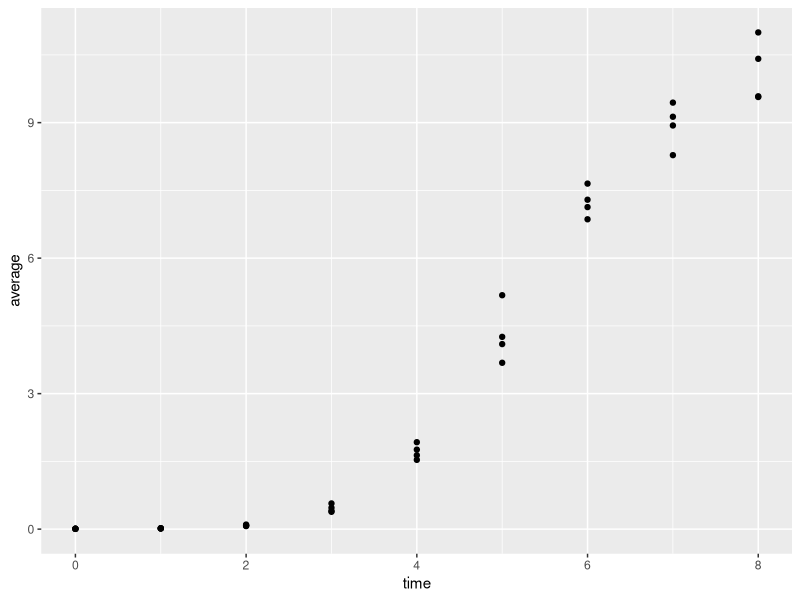
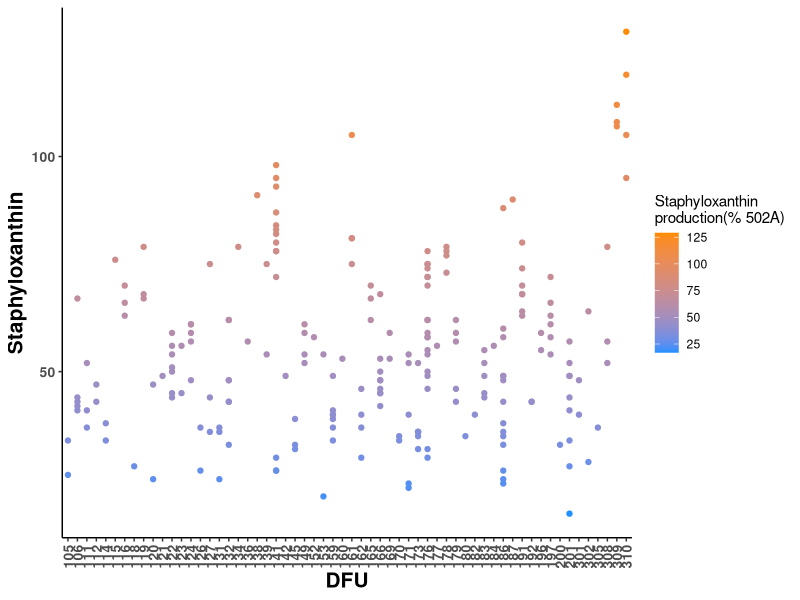
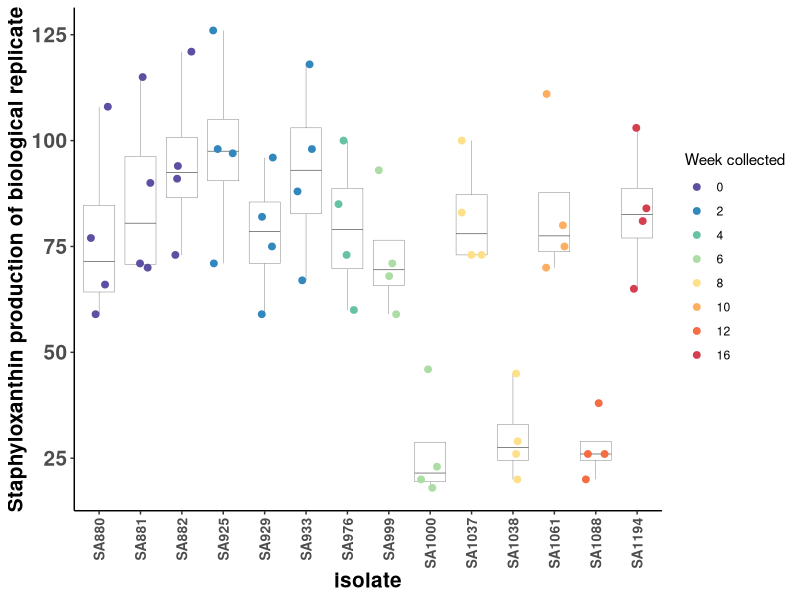
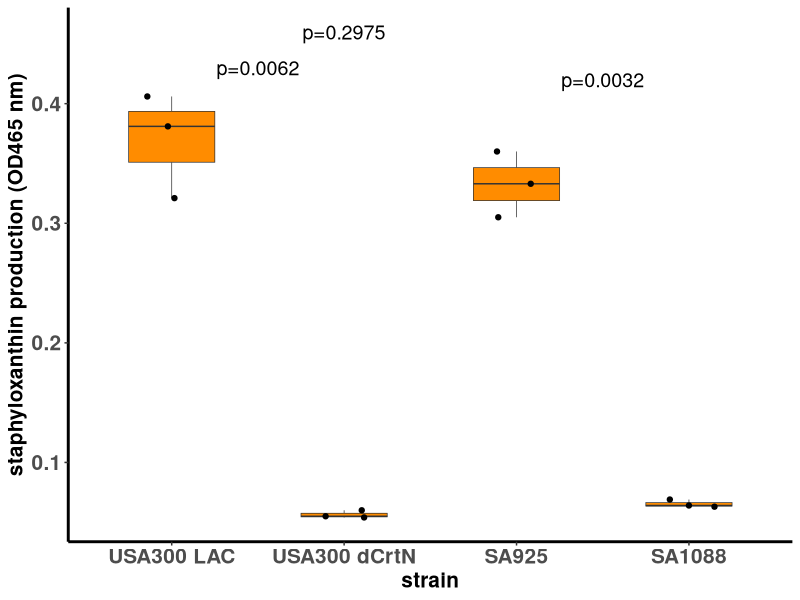
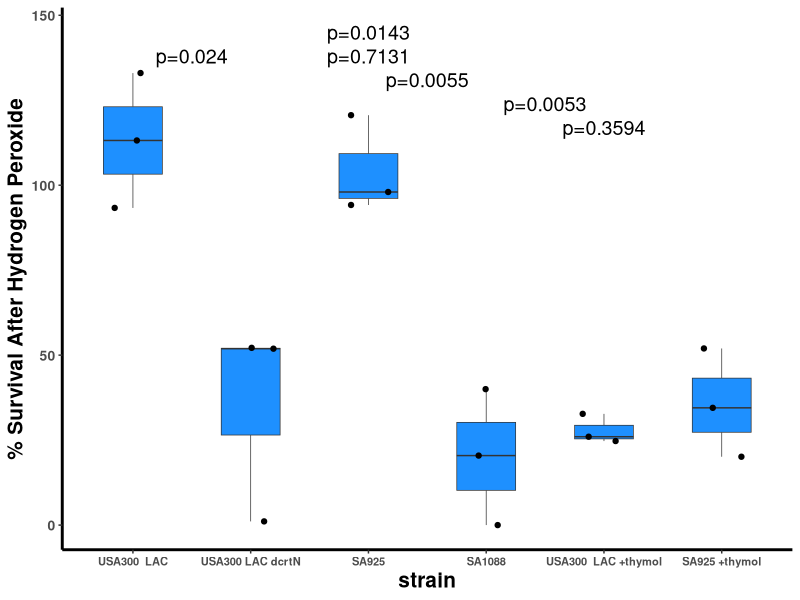
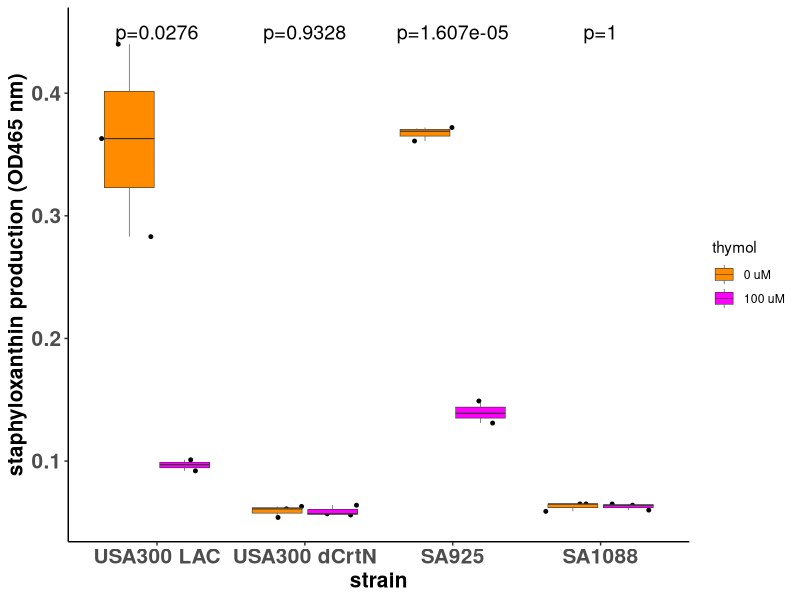
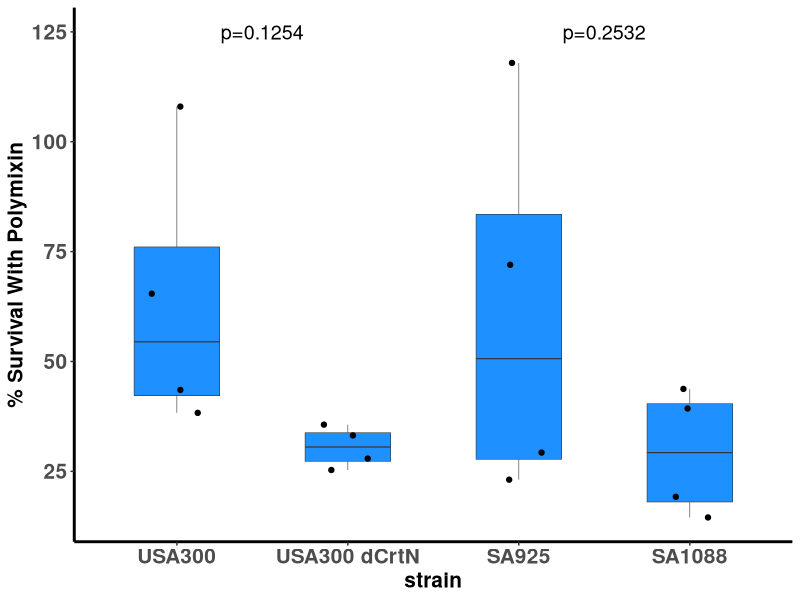
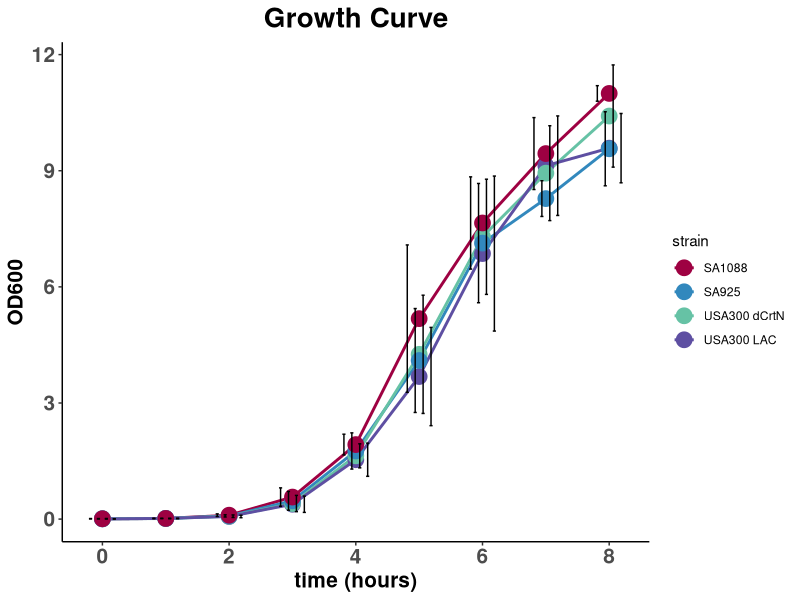

The R script that drew these images, in order:
# Figure 2 code for Staphyloxanthin paper
# Based on ARM and AEC's code 

library("ggplot2")
library("gridExtra")
library("dplyr")
library("RColorBrewer")
library("forcats")
library("ggpubr")


# Read in data
####################

# Replicate phenotype averages by patient, isolate, healing outcome
FullData  <-  read.csv("Data/InVitroData/staphyloxanthin_paper_updated.csv")

# Staphyloxanthin measures with replicates, 
patient141 <-read.csv("Data/InVitroData/patient_141_staphyloxanthin.csv")

# Staphyloxanthin measures for SA1088, SA925, USA300 LAC, delta-crtN-LAC 
StaphyloxanthinTestStrains =read.csv("Data/InVitroData/staphyloxanthin_by_strain.csv")

# Strain survival with hydrogen peroxide exposure, thymol inhibition 
StrainsH202 = read.csv("Data/InVitroData/hydrogenperoxide_survival_strain.csv")

# Strains staphyloxanthin thymol
StrainsThymolXanthin = read.csv("Data/InVitroData/staphyloxanthin_thymol.csv")

# Strains surival with polymixin 
StrainsPolymixin = read.csv("Data/InVitroData/polymixin_strain.csv")


# Figure 2A
###########
Staphyloxanthin_by_patient = ggplot(data=FullData, aes(x=factor(patient), y=staphyloxanthin, color=staphyloxanthin))+
  scale_color_gradient(low = "dodgerblue", high = "darkorange")+geom_point()+
 theme_classic()+
  theme(plot.title = element_text(hjust = 0.5, face="bold", size=20), 
  axis.title.x = element_text(face="bold",size=15), 
  axis.title.y = element_text(face="bold",size=15),
  axis.text.y = element_text(face="bold",size=10),
  axis.text.x = element_text(face="bold",size=10, vjust=.5))+
  labs(color="Staphyloxanthin\nproduction(% 502A)", x="DFU",y="Staphyloxanthin")+
  theme(axis.text.x = element_text(angle = 90))

ggsave(Staphyloxanthin_by_patient, file="Figures/Figure2/Figure2A.pdf", width=9, height=5)

# Figure 2B
###########
IsolatesOrder = unique((patient141 %>% arrange(visit))$isolate)
patient141$weekcollect = factor(patient141$visit*2)

colorpalette = setdiff(rev(RColorBrewer::brewer.pal(10, "Spectral")), "#E6F598")
Patient141Plot <- ggplot(data=patient141, aes(x=isolate, y=staphyloxanthin)) + geom_boxplot(outlier.shape=NA,size=.1) + geom_jitter(width=.25, aes(color=weekcollect), size=2,height=0)+ scale_color_manual(values=colorpalette)+
  theme_classic()+
  theme(axis.title.x = element_text(face="bold",size=15), 
        axis.title.y = element_text(face="bold",size=15),
        axis.text.y = element_text(face="bold",size=15),
        axis.text.x = element_text(face="bold",size=10)) +
labs(color="Week collected", y="Staphyloxanthin production of biological replicate")+theme(axis.text.x = element_text(angle = 90, vjust = 0.5, hjust=1))
Patient141Plot$data$isolate = factor(Patient141Plot$data$isolate, levels=IsolatesOrder)
ggsave(Patient141Plot, file="Figures/Figure2/Figure2B.pdf", width=8.175, height=5)


# Figure 2C
############
StaphyloxanthinTestStrains
strainorder <- c("USA300 LAC", "USA300 dCrtN", "SA925", "SA1088")

pairwise_Ts  = pairwise.t.test(StaphyloxanthinTestStrains$average, StaphyloxanthinTestStrains$strain, p.adjust.method = "none", pool.sd = F)


SA925_SA1088 = round((pairwise_Ts$p.value)["SA925", "SA1088"], 4)

SA925_LAC = round((pairwise_Ts$p.value)["USA300 LAC", "SA925"], 4)

LAC_CrtN =  round((pairwise_Ts$p.value)["USA300 LAC", "USA300 dCrtN"], 4)


StrainXanthinPlot = ggplot(StaphyloxanthinTestStrains, aes(x=strain,y=average))+geom_boxplot(fill="darkorange", width = 0.5, size=.25)+ 
  geom_jitter(width=.15,height=0)+
  labs(y="staphyloxanthin production (OD465 nm)",x="strain")+
  theme(plot.title = element_text(hjust = 0.5, face="bold", size=20),
        axis.title.x = element_text(face="bold",size=15),
        axis.title.y = element_text(face="bold",size=15),
        axis.text.y = element_text(face="bold",size=15),
        axis.text.x = element_text(face="bold",size=15),
        panel.background = element_rect(fill="white"),
        axis.line = element_line(colour = "black", size = 1, linetype = "solid")) +
  scale_x_discrete(limits = strainorder) +
  annotate(geom="text", label=paste0("p=", LAC_CrtN), y=.43, x=1.5, size=5)  + 
  annotate(geom="text", label=paste0("p=", SA925_LAC), y=.46, x=2, size=5) + 
  annotate(geom="text", label=paste0("p=", SA925_SA1088), y=.42, x=3.5, size=5)
        

ggsave(StrainXanthinPlot, width=7.5, height=6, file="Figures/Figure2/Figure2C.pdf")

# Figure 2D
###########
StrainsH202

peroxide_order<-c("USA300  LAC", "USA300 LAC dcrtN","SA925","SA1088","USA300  LAC +thymol","SA925 +thymol")
# For p values shown on ARM's figure 2D:
StrainsH202LACs = StrainsH202 %>% filter(strain %in% (c("USA300  LAC", "USA300 LAC dcrtN")))
StrainsH202Ttests = (pairwise.t.test(StrainsH202$sample, StrainsH202$strain, p.adjust.method = "none",pool.sd = F ))$p.value

LAC_crtN_h202 = round(StrainsH202Ttests["USA300 LAC dcrtN", "USA300  LAC"],4)
LAC_Thymol = round(StrainsH202Ttests["USA300  LAC +thymol", "USA300  LAC"],4)
LACcrtN_LACthymol = round(StrainsH202Ttests["USA300 LAC dcrtN","USA300  LAC +thymol"],4)
SA925_SA1088_h202 = round(StrainsH202Ttests["SA925","SA1088"],4)
SA925_thymol = round(StrainsH202Ttests["SA925 +thymol","SA925"],4)
SA1088_SA925thymol = round(StrainsH202Ttests["SA925 +thymol","SA1088"],4)

Strains_Survival_Thymol = ggplot(StrainsH202, aes(x=strain,y=sample))+geom_boxplot(fill="dodgerblue", width = 0.5, size=.25)+
  geom_jitter(width=.2,height=0)+
  labs(y="% Survival After Hydrogen Peroxide",x="strain")+
  theme(plot.title = element_text(hjust = 0.5, face="bold", size=20))+
  scale_x_discrete(limits = peroxide_order)+
  theme(axis.title.x = element_text(face="bold",size=15))+
  theme(axis.title.y = element_text(face="bold",size=15))+
  theme(axis.text.y = element_text(face="bold",size=10))+
  theme(axis.text.x = element_text(face="bold",size=8))+
  theme(panel.background = element_rect(fill="white"))+
  theme( axis.line = element_line(colour = "black", 
                                  size = 1, linetype = "solid"))+
  annotate(geom="text", y=138, x=1.5, label=paste0("p=", LAC_crtN_h202), size=5) +
  annotate(geom="text", y=145, x=3, label=paste0("p=", LAC_Thymol), size=5) +
  annotate(geom="text", y=138, x=3, label=paste0("p=", LACcrtN_LACthymol), size=5) + 
  annotate(geom="text", y=131, x=3.5, label=paste0("p=", SA925_SA1088_h202), size=5)+
  annotate(geom="text", y=124, x=4.5, label=paste0("p=", SA925_thymol), size=5)+
  annotate(geom="text", y=117, x=5, label=paste0("p=", SA1088_SA925thymol), size=5)

ggsave(Strains_Survival_Thymol, file="Figures/Figure2/Figure2D.pdf", width=8, height=6)


# Figure 2E
############

thymol_order <- c("USA300 LAC", "USA300 dCrtN", "SA925", "SA1088")

USA300fig2e = StrainsThymolXanthin %>% filter(strain=="USA300 LAC")
delta_crtNfig2e = StrainsThymolXanthin %>% filter(strain=="USA300 dCrtN")
SA925fig2e = StrainsThymolXanthin %>% filter(strain=="SA925")
SA1088fig2e = StrainsThymolXanthin %>% filter(strain=="SA1088")

t_test_USA300fig2e = t.test(USA300fig2e$staphyloxanthin ~ USA300fig2e$thymol)
t_test_delta_crtNfig2e = t.test(delta_crtNfig2e$staphyloxanthin ~ delta_crtNfig2e$thymol)
t_test_1088_fig2e = t.test(SA1088fig2e$staphyloxanthin ~ SA1088fig2e$thymol)
t_test_925_fig2e = t.test(SA925fig2e$staphyloxanthin ~ SA925fig2e$thymol)

pvalUSA300fig2e = round(t_test_USA300fig2e$p.value,4)
pvalDeltaCrtNfig2e = round( t_test_delta_crtNfig2e$p.value,4)
pval1088fig2e = round(t_test_1088_fig2e$p.value, 4)
pval925fig2e = "1.607e-05"

ThymolStrains = ggplot(StrainsThymolXanthin, aes(x=strain, y=staphyloxanthin, fill=thymol))+
  geom_jitter( position=position_jitterdodge(), size=1)+
  geom_boxplot( size=.2)+
  scale_fill_manual(values = c("darkorange", 'magenta')) +
  labs(x="strain", y="staphyloxanthin production (OD465 nm)") +
  theme_classic()+
  theme(axis.title.x = element_text(face="bold",size=15),
        axis.title.y = element_text(face="bold",size=15),
        axis.text.y = element_text(face="bold",size=15),
        axis.text.x = element_text(face="bold",size=15))+
  scale_x_discrete(limits = thymol_order) + 
  annotate(geom="text", label=paste0("p=", pvalUSA300fig2e), y=.45, x=1, size=5)+
  annotate(geom="text", label=paste0("p=", pvalDeltaCrtNfig2e), y=.45, x=2, size=5)+
  annotate(geom="text", label=paste0("p=", pval925fig2e), y=.45, x=3, size=5) + 
  annotate(geom="text", label=paste0("p=", pval1088fig2e), y=.45,x=4, size=5)

ggsave(ThymolStrains, width=8, height=6, file="Figures/Figure2/Figure2e.pdf")

      


# Figure 2F
############

USA300StrainsComparePoly = StrainsPolymixin %>% filter(strain %in% c("USA300", "USA300 dCrtN"))
ClinicalStrainsComparePoly = StrainsPolymixin %>% filter(strain %in% c("SA925", "SA1088"))

polymixin_t_USA300 = t.test(USA300StrainsComparePoly$survival ~ USA300StrainsComparePoly$strain)
polymixin_t_clinical = t.test(ClinicalStrainsComparePoly$survival ~ ClinicalStrainsComparePoly$strain)

p_polymixin300 = round(polymixin_t_USA300$p.value, 4)
p_polymixinClinical = round(polymixin_t_clinical$p.value, 4)

PolymixinPlot = ggplot(StrainsPolymixin, aes(x=strain,y=survival))+geom_boxplot(fill="dodgerblue", width = 0.5, size=.2 )+
  geom_jitter(width=.15,height=0)+ theme_classic() +
  labs(y="% Survival With Polymixin" ,x="strain")+
  theme(axis.title.x = element_text(face="bold",size=15),
        axis.title.y = element_text(face="bold",size=15),
        axis.text.y = element_text(face="bold",size=15),
        axis.text.x = element_text(face="bold",size=15),
        panel.background = element_rect(fill="white"), 
        axis.line = element_line(colour = "black", 
                                 size = 1, linetype = "solid"))+
  scale_x_discrete(limit=c("USA300", "USA300 dCrtN","SA925","SA1088")) +
  annotate(geom="text", x=1.5, y=125, label=paste0("p=", p_polymixin300), size=5) + 
  annotate(geom="text", x=3.5, y=125, label=paste0("p=", p_polymixinClinical),size=5)

ggsave(PolymixinPlot, width=7, height=6,file="Figures/Figure2/figure2F.pdf")

# Figure S2
###########
Palette5 = (RColorBrewer::brewer.pal(10, "Spectral"))[c(4, 1, 9, 8, 10)]

Palette5 = (RColorBrewer::brewer.pal(10, "Spectral"))[c(4, 1, 9, 8)]
Palette5 = (RColorBrewer::brewer.pal(10, "Spectral"))[c( 1, 9, 8, 10)]
#growth curves
growth<-read.csv("Data/InVitroData/growth_curves.csv")
growth
summary(growth)
p <- ggplot(data = growth, aes(x = time, y = average, group = strain))
p+geom_point()
growthcurve = p + geom_line(aes(color=strain),size=1)+
  geom_point(aes(color=strain),size=5)+
  scale_color_manual(values=Palette5)+
  theme_classic()+ggtitle("Growth Curve")+
  theme(plot.title = element_text(hjust = 0.5, face="bold", size=20))+
  labs(x="time (hours)",y="OD600")+
  theme(axis.title.x = element_text(face="bold",size=15))+
  theme(axis.title.y = element_text(face="bold",size=15))+
  theme(axis.text.y = element_text(face="bold",size=15))+
  theme(axis.text.x = element_text(face="bold",size=15))+
  geom_errorbar(aes(ymin =average-stdev, ymax =average+stdev),
                width = 0.2, position = position_dodge(0.5))
ggsave(growthcurve, file="Figures/Figure2/FigureS2.pdf", width=8,height=7)
